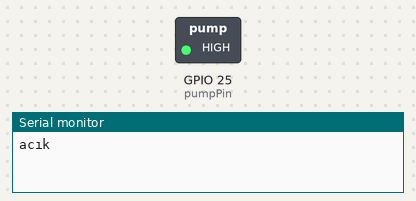
This sketch was run on a simulated ESP32. Parts: switched loads named in the sketch (green lamp = pin HIGH), the last lines printed to the serial monitor.

Above: at 1.5 s.
At 4.5 s:
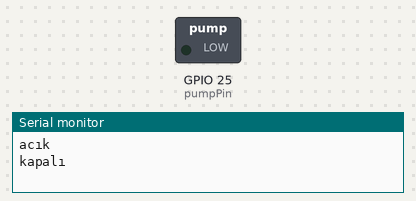
Timing chart, 0 to 7.8 s (numbered marks = the images above):
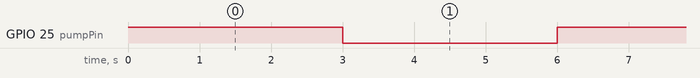

Measured:
- by itself, GPIO 25 (pumpPin): alternates HIGH for 3.0 s and LOW for 3.0 s

The sketch:

esp32u_pump_control.ino
```cpp
#include <Arduino.h>
#include <string.h>
#define pumpPin 25
#define pumpChannel 0
int freq = 50;//425
const int resolution = 8;
int pumpDutyCycle = 256*14/100;
int input;

void setup() {
  Serial.begin(115200);
  pinMode(25, OUTPUT);
}

void loop() {
  /*
  if(Serial.available()){
    input = Serial.parseInt();
    if (input){
      freq = input;
      ledcSetup(pumpChannel, freq, resolution);
      ledcWrite(pumpChannel, pumpDutyCycle);
      Serial.print("Freq: ");
      Serial.print(freq);
      Serial.println();
    }
    */

    // input = Serial.parseInt();
    // if (input){
    //   // freq = input;
    //   pumpDutyCycle = input;
    //   ledcWrite(pumpChannel, pumpDutyCycle);
    //   Serial.print("Duty Cycle: ");
    //   Serial.print(pumpDutyCycle);
    //   Serial.println();
    // }
  digitalWrite(pumpPin, HIGH);
  Serial.println("acık");
  delay(3000);
  digitalWrite(pumpPin, LOW);
  Serial.println("kapalı");
  delay(3000);

}
```
